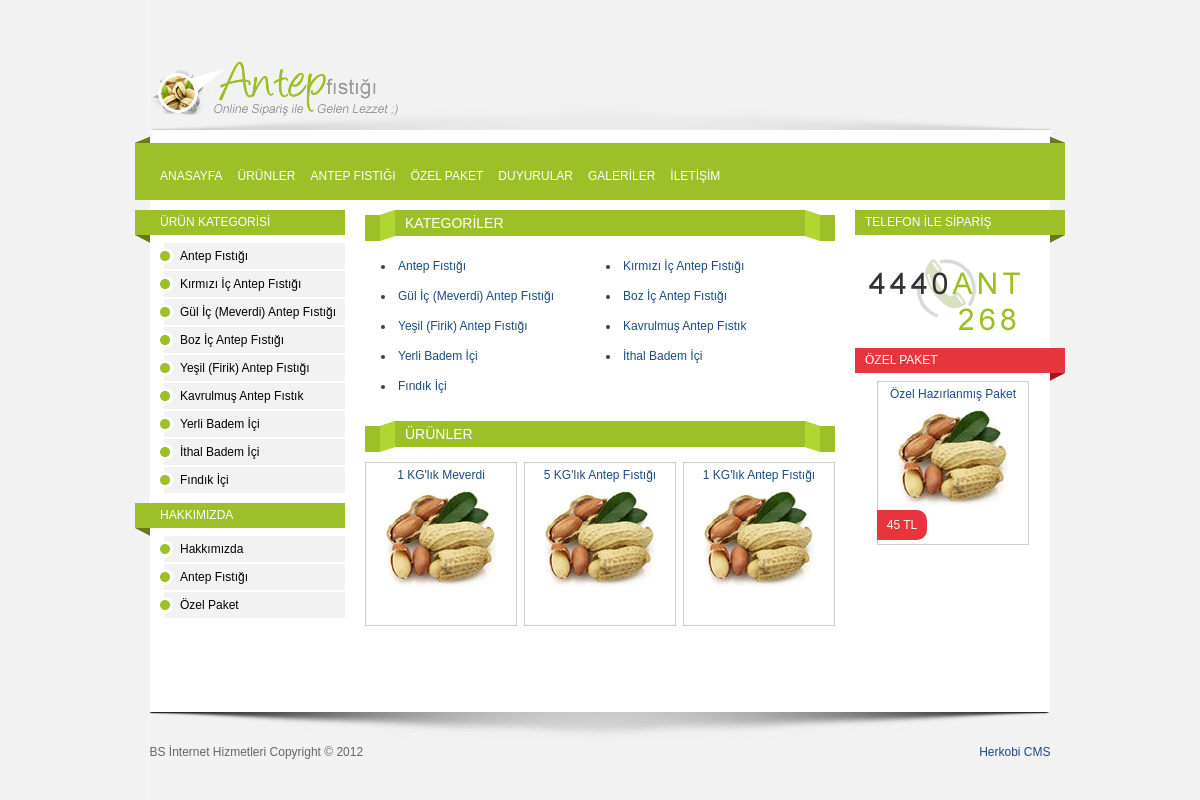
/products.php, run on the app's committed database.
### tables this page shows
CREATE TABLE IF NOT EXISTS `productcategories` (
  `id` int(11) NOT NULL AUTO_INCREMENT,
  `mid` int(11) NOT NULL,
  `level` int(11) NOT NULL,
  `slug` text NOT NULL,
  `category` text NOT NULL,
  `description` text NOT NULL,
  `image` text NOT NULL,
  `front` varchar(1) NOT NULL,
  UNIQUE KEY `id` (`id`)
);

CREATE TABLE IF NOT EXISTS `products` (
  `id` int(11) NOT NULL AUTO_INCREMENT,
  `publish` varchar(11) NOT NULL,
  `level` int(11) NOT NULL,
  `slug` text NOT NULL,
  `product` text NOT NULL,
  `category` text NOT NULL,
  `brand` int(11) NOT NULL,
  `content` text NOT NULL,
  `code` varchar(255) NOT NULL,
  `price` varchar(11) NOT NULL,
  `currency` varchar(5) NOT NULL,
  `image` text NOT NULL,
  `image1` text NOT NULL,
  `image2` text NOT NULL,
  `image3` text NOT NULL,
  `image4` text NOT NULL,
  `title` text NOT NULL,
  `metadesc` text NOT NULL,
  `metatags` text NOT NULL,
  PRIMARY KEY (`id`)
);

CREATE TABLE IF NOT EXISTS `pages` (
  `id` int(11) NOT NULL AUTO_INCREMENT,
  `mid` text NOT NULL,
  `level` int(11) NOT NULL,
  `slug` text NOT NULL,
  `page` text NOT NULL,
  `summary` text NOT NULL,
  `content` text NOT NULL,
  `image` text NOT NULL,
  `gallery` int(11) NOT NULL,
  `title` text NOT NULL,
  `metadesc` text NOT NULL,
  `metatags` text NOT NULL,
  `date` date NOT NULL,
  PRIMARY KEY (`id`)
);

CREATE TABLE IF NOT EXISTS `info` (
  `id` int(11) NOT NULL AUTO_INCREMENT,
  `name` text NOT NULL,
  `fullname` text NOT NULL,
  `slogan` text NOT NULL,
  `address` text NOT NULL,
  `county` text NOT NULL,
  `city` text NOT NULL,
  `taxoffice` text NOT NULL,
  `taxnumber` varchar(64) NOT NULL,
  `phone` varchar(64) NOT NULL,
  `phoneother` varchar(64) NOT NULL,
  `fax` varchar(64) NOT NULL,
  `gsm` varchar(64) NOT NULL,
  `mail` varchar(225) NOT NULL,
  PRIMARY KEY (`id`)
);

### inc/rain.tpl.class.php (called while the page is built, shortened)
<?php
class RainTPL{
		static $tpl_dir = "tpl/";
		static $cache_dir = "tmp/";
		public $var = array();
		protected $tpl = array(),
				  $cache = false,
                  $cache_id = null;
                protected static $config_name_sum = array();
	function assign( $variable, $value = null ){
		if( is_array( $variable ) )
			$this->var += $variable;
		else
			$this->var[ $variable ] = $value;
	}
	function draw( $tpl_name, $return_string = false ){
        if( !$this->cache && !$return_string ){
            extract( $this->var );
            include $this->tpl['compiled_filename'];
            unset( $this->tpl );
        }
        else{
                extract( $this->var );
                include $this->tpl['compiled_filename'];
                $raintpl_contents = ob_get_clean();
            if( $return_string ) return $raintpl_contents; else echo $raintpl_contents;
        }
	}
	static function configure( $setting, $value = null ){
		if( is_array( $setting ) )
			foreach( $setting as $key => $value )
				self::configure( $key, $value );
		else if( property_exists( __CLASS__, $setting ) ){
            self::$config_name_sum[ $setting ] = $value;
        }
	}
	protected function check_template( $tpl_name ){
		if( !isset($this->tpl['checked']) ){
			$tpl_basename                       = basename( $tpl_name );
			$tpl_basedir                        = strpos($tpl_name,"/") ? dirname($tpl_name) . '/' : null;
			$tpl_dir                            = self::$tpl_dir . $tpl_basedir;
			$temp_compiled_filename             = self::$cache_dir . $tpl_basename . "." . md5( $tpl_dir . serialize(self::$config_name_sum));
			$this->tpl['compiled_filename']     = $temp_compiled_filename . '.rtpl.php';
			$this->tpl['checked'] = true;
		}
	}
}

### info.php (called while the page is built, shortened)
<?php
	$db->query("SET NAMES 'UTF8'");
	$sql = "SELECT * FROM info";
	$sth = $db->prepare($sql);
	$sth->execute();
	$result = $sth->fetchAll();
?>

### functions/products-functions.php (called while the page is built, shortened)
<?php
	$sql = "SELECT id, category, image FROM productcategories WHERE mid = 0 ORDER BY id ASC";
	$sth = $db->prepare($sql);
	$sth->execute();
	$result = $sth->fetchAll();
?>

### static.php (called while the page is built, shortened)
<?php
	include "functions/page-functions.php";
	include "functions/products-functions.php";
?>

### functions/page-functions.php (called while the page is built, shortened)
<?php
	$sql = "SELECT id, mid, page FROM pages WHERE mid = 0 ORDER BY id ASC";
	$sth = $db->prepare($sql);
	$sth->execute();
	$result = $sth->fetchAll();
?>

### cache/products.ae5475635b57b8f850144bfbed8b3fb3.rtpl.php (the view, shortened to what this page needs)
<?php if(!class_exists('raintpl')){exit;}?><!DOCTYPE html>
<html class="no-js">
    <head>
        <link type="text/css" rel="stylesheet" href="tpl/styles/style.css" />
    </head>
    <body>
        <div id="wrapper">
            <header id="masthead">
                <a href="index.php" id="logo"><img src="tpl/images/logo.png" alt="Antep Fıstığı" width="249" height="56" /></a>
            </header>
            <nav id="main-nav">
                <ul class="group">
                    <li><a href="index.php">ANASAYFA</a></li>
                    <li><a href="products.php">ÜRÜNLER</a></li>
                    <li><a href="page.php?id=2">ANTEP FISTIĞI</a></li>
                    <li><a href="page.php?id=10">ÖZEL PAKET</a></li>
					<li><a href="posts.php">DUYURULAR</a></li>
					<li><a href="galleries.php">GALERİLER</a></li>
                    <li><a href="contact.php">İLETİŞİM</a></li>
                </ul>
            </nav>
            <section id="content">
                <div id="products">
                    <article class="group">
                        <h3>KATEGORİLER</h3>
						<ul>
						<?php $counter1=-1; if( isset($productcategories) && is_array($productcategories) && sizeof($productcategories) ) foreach( $productcategories as $key1 => $value1 ){ $counter1++; ?>
							<li>
								<a href="products.php?id=<?php echo $value1["id"];?>" title="<?php echo $value1["category"];?>"><?php echo $value1["category"];?></a>
							</li>
						<?php } ?>
						</ul>
                    </article>
                    <article class="group">
                        <?php if ($_GET) { ?>
						<h3><?php echo $category_name;?></h3>
						<?php } else { ?>
						<h3>ÜRÜNLER</h3>
						<?php } ?>
						<?php $counter1=-1; if( isset($products) && is_array($products) && sizeof($products) ) foreach( $products as $key1 => $value1 ){ $counter1++; ?>
                        <p class="product">
                            <a href="product.php?id=<?php echo $value1["id"];?>" title="<?php echo $value1["product"];?>"><?php echo $value1["product"];?></a>
                            <img src="<?php echo $value1["image"];?>" />
                        </p>
						<?php } ?>
                    </article>
                </div>
                <aside id="product-sidebar">
                    <section class="box">
                        <h3 class="right">TELEFON İLE SİPARİŞ</h3>
                        <img src="tpl/images/telefon.png" />
                    </section>
					<section class="box red group">
                        <h3>ÖZEL PAKET</h3>
                        <p class="product">
                            <a href="page.php?id=10" title="Özel Hazırlanmış Paket">Özel Hazırlanmış Paket</a>
                            <img src="tpl/images/fistik.jpg" />
							<span class="price">45 TL</span>
                        </p>
                    </section>
                </aside>
            </section>
            <aside id="sidebar">
                <section class="box">
                    <h3 class="left">ÜRÜN KATEGORİSİ</h3>
                    <ul class="nav">
						<?php $counter1=-1; if( isset($productcategories) && is_array($productcategories) && sizeof($productcategories) ) foreach( $productcategories as $key1 => $value1 ){ $counter1++; ?>
                        <li><a href="products.php?id=<?php echo $value1["id"];?>"><?php echo $value1["category"];?></a></li>
						<?php } ?>
                    </ul>
                </section>
                <section class="box">
                    <h3 class="left">HAKKIMIZDA</h3>
                    <ul class="nav">
                        <?php $counter1=-1; if( isset($pages) && is_array($pages) && sizeof($pages) ) foreach( $pages as $key1 => $value1 ){ $counter1++; ?>
						<li><a href="page.php?id=<?php echo $value1["id"];?>"><?php echo $value1["page"];?></a></li>
						<?php } ?>
                    </ul>
                </section>
            </aside>
            <div id="push" class="group"></div>
        </div>
        <footer id="mastfoot" class="group">
            <p id="disclaimer"><?php echo $name;?> Copyright &copy; <?php echo date('Y'); ?></p>
            <p id="copyright"><?php echo $footer;?></p>
        </footer>
    </body>
</html>

### tpl/styles/global.css (style rules this page uses)
.group:after { clear: both; content: " "; display: block; font-size: 0; height: 0; visibility: hidden; }
html, body { border:0; height: 100%; margin:0; padding:0; }
h1, h2, h3, h4, h5, h6 { font-weight:normal; margin:0; padding:0; }
p, ul, ol, dl, dt, dd, form, fieldset, input { margin:0; padding:0; }
p, ul, ol { margin-bottom: 10px; font-size: 12px; line-height:20px; }
ul, ol { list-style:none; }
fieldset, img { border:0; }
img { vertical-align: bottom; }
a, a:active { text-decoration:none; color:#1d4b7e; }
article, aside, details, figcaption, figure, footer, header, hgroup, menu, nav, section { display: block; }
menu ol, menu ul, nav ol, nav ul { margin-bottom: 0; }

### tpl/styles/common.css (style rules this page uses)
body { background: #f2f2f2; color: #3e3e3e; font: 10px/1.2 sans-serif; }
#wrapper { width: 930px; min-height: 100%; margin: 0 auto -88px; background: url(../images/wrapper.png) center repeat-y; }
#masthead { width: 901px; height: 136px; margin: 0 auto; background: #f2f2f2 url(../images/header.png) bottom center no-repeat; }
#main-nav { height: 64px; margin-bottom: 10px; background: #9dbf28 url(../images/nav.png) top center no-repeat; }
#content { float: right; width: 700px; }
#products { float: left; width: 470px; }
#product-sidebar { float: right; width: 210px; }
#sidebar { float: left; width: 210px; }
#push { clear: both; height: 88px; }
#mastfoot { width: 901px; height: 58px; margin: 0 auto; padding-top: 30px; background: #f2f2f2 url(../images/footer.png) top center no-repeat; color: #666; }
#wrapper, #masthead, #main-nav, #content, #mastfoot { position: relative; }
#wrapper, #mastfoot { margin-right: auto; margin-left: auto; }
#logo { position: absolute; bottom: 19px; left: 0; }
#main-nav ul { position: absolute; top: 30px; left: 25px; }
#main-nav li { float: left; margin-right: 15px; }
#main-nav a { position: relative; display: inline-block; color: #fff; font-size: 12px; line-height: 1; }
#products h3 { width: 470px; height: 31px; margin: 0 0 10px 7px; background: url(../images/product-box-title.png); color: #fff; font-size: 14px; line-height: 26px; text-indent: 40px; }
#products article { margin: 0 0 20px -7px; }
#products ul { list-style:inside; margin-left: 18px; }
#products li { float:left; margin-right:0; padding:5px; width:215px; }
#products img { float: none; }
.product { position: relative; float: left; width: 146px; margin: 0 0 7px 7px; padding: 2px 2px 30px; border: 1px solid #cdcdcd; font-size: 12px; text-align: center; }
.product img { display: block; margin: 5px auto; }
.product a { margin-bottom: 5px; }
.product .price { position: absolute; bottom: 4px; left: -1px; display: block; width: 50px; height: 30px; background-color: #9dbf27; color: #fff; line-height: 30px; -moz-border-radius: 0 10px 10px 0; -o-border-radius: 0 10px 10px 0; -webkit-border-radius: 0 10px 10px 0; border-radius: 0 10px 10px 0; }
#product-sidebar .product { float: none; margin-left: 22px; }
.red .product .price, .red .product .corner { background-color: #e7353e; }
.box h3 { width: 210px; height: 25px; padding-bottom: 8px; background: url(../images/box-title.png) no-repeat; color: #fff; font-size: 10px; line-height: 25px; text-indent: 10px; }
.box h3 { background-color: #9dbf27; font-size: 12px; }
.box h3.left { background-position: 0 25px; text-indent: 25px; }
.box h3.right { background-position: -210px 25px; }
.box.red h3 { background-color: #e7353e; background-position: -420px 25px; }
#sidebar .box { width: 195px; margin-left: 15px; color: #000; }
#sidebar .box h3 { margin-left: -15px; }
.box .nav li { margin: 0 0 2px 10px; padding-left: 20px; background: #f2f2f2 url(../images/bullet.png) center left no-repeat; line-height: 26px; }
.box .nav a { color: #000; }
#disclaimer { float: left; }
#copyright { float: right; }

### data on the page
productcategories: category "Antep Fıstığı"
productcategories: category "Kırmızı İç Antep Fıstığı"
productcategories: category "Gül İç (Meverdi) Antep Fıstığı"
productcategories: category "Boz İç Antep Fıstığı"
productcategories: category "Yeşil (Firik) Antep Fıstığı"
productcategories: category "Kavrulmuş Antep Fıstık"
productcategories: category "Yerli Badem İçi"
productcategories: category "İthal Badem İçi"
productcategories: category "Fındık İçi"
products: product "1 KG'lık Meverdi", image (picture)
products: product "5 KG'lık Antep Fıstığı", image (picture)
products: product "1 KG'lık Antep Fıstığı", image (picture)
pages: page "Hakkımızda"
pages: page "Antep Fıstığı"
pages: page "Özel Paket"
info: name "BS İnternet Hizmetleri"

### other printed values
$footer "Herkobi CMS"
